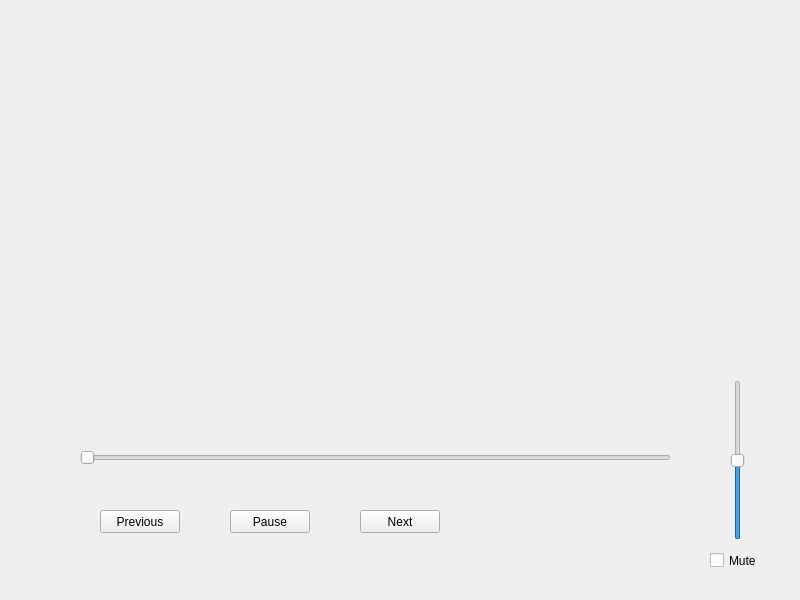
<?xml version="1.0" encoding="UTF-8"?>
<ui version="4.0">
 <class>Player</class>
 <widget class="QWidget" name="Player">
  <property name="geometry">
   <rect>
    <x>0</x>
    <y>0</y>
    <width>800</width>
    <height>600</height>
   </rect>
  </property>
  <property name="windowTitle">
   <string>Player</string>
  </property>
  <widget class="QSlider" name="volumeSlider">
   <property name="geometry">
    <rect>
     <x>730</x>
     <y>380</y>
     <width>16</width>
     <height>160</height>
    </rect>
   </property>
   <property name="maximum">
    <number>100</number>
   </property>
   <property name="pageStep">
    <number>9</number>
   </property>
   <property name="value">
    <number>50</number>
   </property>
   <property name="orientation">
    <enum>Qt::Vertical</enum>
   </property>
  </widget>
  <widget class="QCheckBox" name="mute">
   <property name="geometry">
    <rect>
     <x>710</x>
     <y>550</y>
     <width>51</width>
     <height>21</height>
    </rect>
   </property>
   <property name="text">
    <string>Mute</string>
   </property>
  </widget>
  <widget class="QSlider" name="musicProcess">
   <property name="geometry">
    <rect>
     <x>80</x>
     <y>450</y>
     <width>591</width>
     <height>16</height>
    </rect>
   </property>
   <property name="orientation">
    <enum>Qt::Horizontal</enum>
   </property>
  </widget>
  <widget class="QPushButton" name="prev">
   <property name="geometry">
    <rect>
     <x>100</x>
     <y>510</y>
     <width>80</width>
     <height>23</height>
    </rect>
   </property>
   <property name="text">
    <string>Previous</string>
   </property>
  </widget>
  <widget class="QPushButton" name="pauseNPlay">
   <property name="geometry">
    <rect>
     <x>230</x>
     <y>510</y>
     <width>80</width>
     <height>23</height>
    </rect>
   </property>
   <property name="text">
    <string>Pause</string>
   </property>
  </widget>
  <widget class="QPushButton" name="next">
   <property name="geometry">
    <rect>
     <x>360</x>
     <y>510</y>
     <width>80</width>
     <height>23</height>
    </rect>
   </property>
   <property name="text">
    <string>Next</string>
   </property>
  </widget>
 </widget>
 <resources/>
 <connections/>
</ui>
